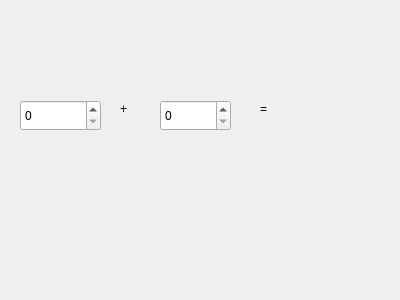
<?xml version="1.0" encoding="UTF-8"?>
<ui version="4.0">
 <class>CalculatorForm</class>
 <widget class="QWidget" name="CalculatorForm">
  <property name="geometry">
   <rect>
    <x>0</x>
    <y>0</y>
    <width>400</width>
    <height>300</height>
   </rect>
  </property>
  <property name="windowTitle">
   <string>CalculatorForm</string>
  </property>
  <widget class="QSpinBox" name="inputSpinBox1">
   <property name="geometry">
    <rect>
     <x>20</x>
     <y>100</y>
     <width>81</width>
     <height>31</height>
    </rect>
   </property>
   <property name="suffix">
    <string/>
   </property>
  </widget>
  <widget class="QLabel" name="label">
   <property name="geometry">
    <rect>
     <x>120</x>
     <y>100</y>
     <width>67</width>
     <height>17</height>
    </rect>
   </property>
   <property name="text">
    <string>+</string>
   </property>
  </widget>
  <widget class="QSpinBox" name="inputSpinBox2">
   <property name="geometry">
    <rect>
     <x>160</x>
     <y>100</y>
     <width>71</width>
     <height>31</height>
    </rect>
   </property>
  </widget>
  <widget class="QLabel" name="label_2">
   <property name="geometry">
    <rect>
     <x>260</x>
     <y>100</y>
     <width>67</width>
     <height>17</height>
    </rect>
   </property>
   <property name="text">
    <string>=</string>
   </property>
  </widget>
  <widget class="QLabel" name="outputWidget">
   <property name="geometry">
    <rect>
     <x>330</x>
     <y>100</y>
     <width>67</width>
     <height>17</height>
    </rect>
   </property>
   <property name="text">
    <string/>
   </property>
  </widget>
 </widget>
 <layoutdefault spacing="6" margin="11"/>
 <resources/>
 <connections/>
</ui>
